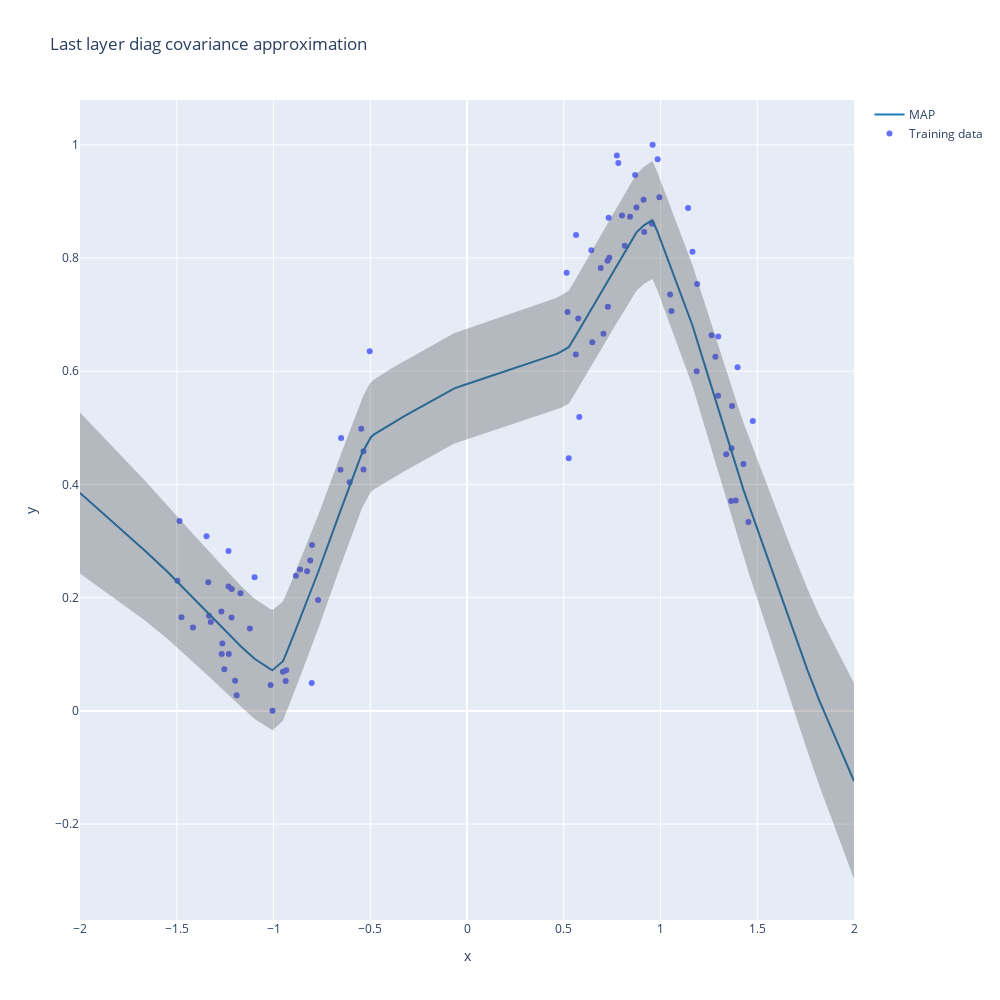

This figure's notebook cell:
### Code cell
fig = bayesian_regression(last_layer_diag_la, train_dataloader, test_dataloader, title="Last layer diag covariance approximation")
fig.show()

### Figure 1 — Plotly figure (JSON) as saved in the notebook; plotly's stock layout.template omitted (floating-point values rounded to 4 significant figures; data arrays with more than 128 entries replaced by an {"elided": "..."} marker saying what was removed)
{"data": [{"mode": "markers", "name": "Training data", "type": "scatter", "x": [-1.337, -0.6506, -1.171, -1.005, 1.057, -0.9341, -0.535, 0.9595, -1.232, -0.8099, 0.5148, 0.5804, 1.143, 0.5637, 0.9558, -0.6063, -1.216, 0.7052, 1.389, -0.6537, -0.9513, -1.476, -0.8008, -1.231, -1.333, 0.8427, -1.015, -0.8628, 0.9943, 0.8153, -1.324, 0.7821, 0.732, -0.9371, 0.916, -1.098, -1.346, -0.5465, 0.7744, -1.217, 0.9124, -1.268, 1.298, 0.801, 1.367, -0.8263, 0.5257, -1.416, 1.34, -0.5026, 1.37, 0.8687, 1.454, 1.298, 0.6426, 1.189, -1.233, 0.7281, -0.5347, 0.9853, -1.269, -1.191, -0.8023, -1.264, 1.049, -1.485, 1.165, -1.198, -1.254, 0.7264, 1.429, 0.8759, 1.187, 1.365, 0.691, -1.497, 1.477, -0.8844, 1.264, -0.7696, 0.6475, 0.5193, 1.398, 0.7356, -1.122, 0.5746, 0.5625, 1.284], "y": [0.227, 0.4821, 0.2079, 0.0002694, 0.7064, 0.07159, 0.4262, 1, 0.2198, 0.2654, 0.7739, 0.519, 0.8881, 0.8404, 0.8604, 0.4038, 0.2155, 0.6661, 0.3717, 0.4258, 0.0692, 0.1654, 0.2929, 0.1003, 0.1682, 0.8726, 0.04574, 0.25, 0.9072, 0.8218, 0.1568, 0.9678, 0.8711, 0.05267, 0.8457, 0.2363, 0.3086, 0.4982, 0.9809, 0.165, 0.9028, 0.1003, 0.6611, 0.8752, 0.464, 0.2465, 0.4462, 0.1474, 0.4535, 0.6354, 0.5385, 0.9466, 0.3337, 0.5567, 0.8137, 0.7541, 0.2824, 0.7138, 0.4586, 0.9745, 0.1754, 0.02753, 0.04906, 0.1191, 0.7357, 0.3355, 0.8111, 0.05341, 0.07352, 0.7949, 0.4361, 0.8891, 0.5999, 0.3708, 0.7823, 0.23, 0.5121, 0.2386, 0.6634, 0.1961, 0.6513, 0.7046, 0.6069, 0.8006, 0.1456, 0.6929, 0.6296, 0.6255]}, {"line": {"color": "rgb(31, 119, 180)"}, "mode": "lines", "name": "MAP", "type": "scatter", "x": {"elided": "184 float values"}, "y": {"elided": "184 float values"}}, {"line": {"width": 0}, "marker": {"color": "#444"}, "mode": "lines", "name": "Upper Bound", "showlegend": false, "type": "scatter", "x": {"elided": "184 float values"}, "y": {"elided": "184 float values"}}, {"fill": "tonexty", "fillcolor": "rgba(68, 68, 68, 0.3)", "line": {"width": 0}, "marker": {"color": "#444"}, "mode": "lines", "name": "Lower Bound", "showlegend": false, "type": "scatter", "x": {"elided": "184 float values"}, "y": {"elided": "184 float values"}}], "layout": {"autosize": false, "height": 1000, "hovermode": "x", "title": {"text": "Last layer diag covariance approximation"}, "width": 1000, "xaxis": {"title": {"text": "x"}}, "yaxis": {"title": {"text": "y"}}}}
